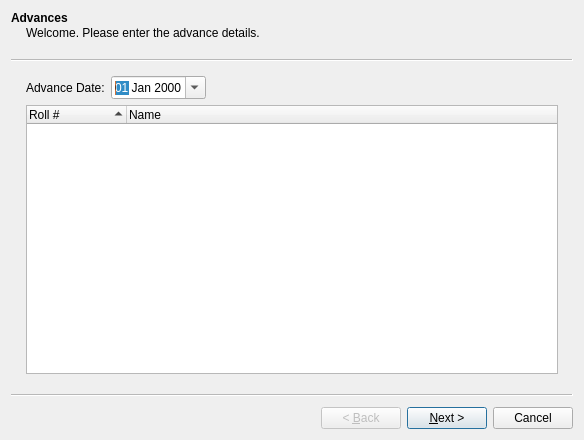
<?xml version="1.0" encoding="UTF-8"?>
<ui version="4.0">
 <class>AdvancesWizard</class>
 <widget class="QWizard" name="AdvancesWizard">
  <property name="geometry">
   <rect>
    <x>0</x>
    <y>0</y>
    <width>584</width>
    <height>440</height>
   </rect>
  </property>
  <property name="windowTitle">
   <string>Add Advance</string>
  </property>
  <widget class="QWizardPage" name="wizardPage1">
   <property name="title">
    <string>Advances</string>
   </property>
   <property name="subTitle">
    <string>Welcome. Please enter the advance details.</string>
   </property>
   <layout class="QVBoxLayout" name="verticalLayout">
    <item>
     <layout class="QHBoxLayout" name="horizontalLayout">
      <item>
       <widget class="QLabel" name="label">
        <property name="text">
         <string>Advance Date:</string>
        </property>
       </widget>
      </item>
      <item>
       <widget class="QDateEdit" name="dtpAdvanceDate">
        <property name="displayFormat">
         <string>dd MMM yyyy</string>
        </property>
        <property name="calendarPopup">
         <bool>true</bool>
        </property>
       </widget>
      </item>
      <item>
       <spacer name="horizontalSpacer">
        <property name="orientation">
         <enum>Qt::Horizontal</enum>
        </property>
        <property name="sizeHint" stdset="0">
         <size>
          <width>40</width>
          <height>20</height>
         </size>
        </property>
       </spacer>
      </item>
     </layout>
    </item>
    <item>
     <widget class="QTreeWidget" name="lstEmployees">
      <property name="sortingEnabled">
       <bool>true</bool>
      </property>
      <attribute name="headerHighlightSections">
       <bool>true</bool>
      </attribute>
      <attribute name="headerShowSortIndicator" stdset="0">
       <bool>true</bool>
      </attribute>
      <column>
       <property name="text">
        <string>Roll #</string>
       </property>
      </column>
      <column>
       <property name="text">
        <string>Name</string>
       </property>
      </column>
     </widget>
    </item>
   </layout>
  </widget>
  <widget class="QWizardPage" name="wizardPage2">
   <property name="title">
    <string>Advance Details</string>
   </property>
   <property name="subTitle">
    <string>Please enter the advances issued to each employee.</string>
   </property>
   <layout class="QVBoxLayout" name="verticalLayout_2">
    <item>
     <widget class="QTableWidget" name="tblAdvances">
      <property name="columnCount">
       <number>5</number>
      </property>
      <column>
       <property name="text">
        <string>Roll No</string>
       </property>
      </column>
      <column>
       <property name="text">
        <string>Name</string>
       </property>
      </column>
      <column>
       <property name="text">
        <string>Amount Issued</string>
       </property>
      </column>
      <column>
       <property name="text">
        <string>EmployeeID</string>
       </property>
      </column>
      <column>
       <property name="text">
        <string/>
       </property>
      </column>
     </widget>
    </item>
   </layout>
  </widget>
  <widget class="QWizardPage" name="wizardPage">
   <property name="title">
    <string>Finish</string>
   </property>
   <property name="subTitle">
    <string>Please click on the save button to save the advances.</string>
   </property>
   <layout class="QVBoxLayout" name="verticalLayout_3">
    <item>
     <widget class="QCommandLinkButton" name="commandLinkButton">
      <property name="text">
       <string>Save</string>
      </property>
      <property name="description">
       <string>Click here to save the advances</string>
      </property>
     </widget>
    </item>
    <item>
     <spacer name="verticalSpacer">
      <property name="orientation">
       <enum>Qt::Vertical</enum>
      </property>
      <property name="sizeHint" stdset="0">
       <size>
        <width>20</width>
        <height>277</height>
       </size>
      </property>
     </spacer>
    </item>
   </layout>
  </widget>
 </widget>
 <resources/>
 <connections/>
</ui>
